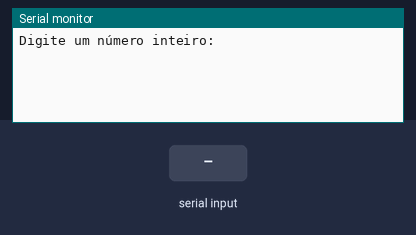
A sketch run on a simulated Arduino Uno, built with avr-gcc and run on an emulated ATmega328P. Parts: the last lines printed to the serial monitor. The inputs (shaded band) are chosen by the test bench.

Above: at 1.2 s.
1.3 s: "90,45\n" received over Serial
At 2.62 s:
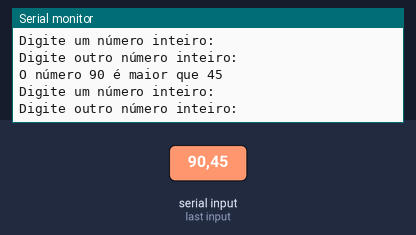
2.8 s: "30,150\n" received over Serial
At 4.4 s:
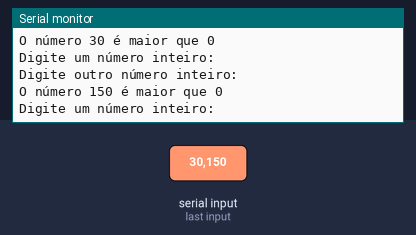

The sketch:

02-Exer3.ino
```cpp
int n1;
int n2;
/*
 * Pedir dois números inteiros dizer qual é o maior.
 * Nome: Claubert Felisberto Colonetti
 * Turma: 2005.
 */

void setup() {
Serial.begin(9600);
}

void loop() {
Serial.println("Digite um número inteiro:");
while(!Serial.available());
n1 = Serial.parseInt();
Serial.println("Digite outro número inteiro:");
while(!Serial.available());
n2 = Serial.parseInt();

if(n1 > n2)
Serial.println("O número " + String(n1) + " é maior que " + String(n2));
else
Serial.println("O número " + String(n2) + " é maior que " + String(n1));

}
```

Measured:
- after the input at 1.3 s, the serial monitor: prints a new line at once (image 1)
- after the input at 2.8 s, the serial monitor: prints a new line at once (image 2)
